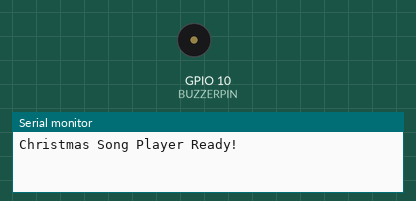
Bench run of a program on a simulated ESP32-C3. Shown: buzzer (waves = sounding), the last lines printed to the serial monitor. Random numbers use the default seed unless the program sets one.

Above: at 0.0 s.
At 3.1 s:
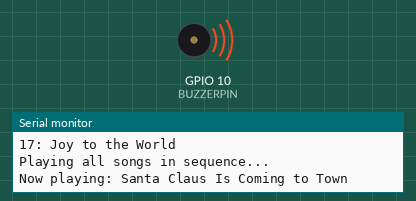
Timing chart, 0 to 40.0 s (numbered marks = the images above):
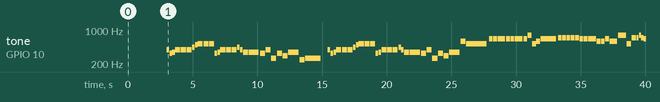

Measured:
- by itself, tone on GPIO 10 (BUZZERPIN): plays 392 Hz for 0.20 s, 330 Hz for 0.20 s, 349 Hz for 0.20 s, 392 Hz for 0.39 s, 392 Hz for 0.39 s, 392 Hz for 0.39 s … (88 notes in this stretch)

The program:

main.cpp
```cpp
#include <Arduino.h>
#include "christmas_songs.h"

#define BUZZERPIN 10

// Function declarations
void playMusic(const int16_t melody[], uint16_t numNotes, uint16_t songTempo);
void playSong(ChristmasSong song);
void playRandomSong();

// Global variables
int currentSongIndex = 0;
unsigned long lastPlayTime = 0;
const unsigned long SONG_INTERVAL = 3000; // 3 seconds between songs

void setup() {
  pinMode(BUZZERPIN, OUTPUT);
  Serial.begin(115200);

  Serial.println("Christmas Song Player Ready!");
  Serial.println("Available songs:");
  for (int i = 0; i < NUM_CHRISTMAS_SONGS; i++) {
    Serial.print(i);
    Serial.print(": ");
    Serial.println(songNames[i]);
  }
  Serial.println("\nPlaying all songs in sequence...");
}

void loop() {
  unsigned long currentTime = millis();

  if (currentTime - lastPlayTime >= SONG_INTERVAL) {
    // Play current song
    Song currentSong = getSongByIndex(currentSongIndex);

    Serial.print("Now playing: ");
    Serial.println(currentSong.name);

    playMusic(currentSong.melody, currentSong.size, currentSong.baseTempo);

    // Move to next song
    currentSongIndex++;
    if (currentSongIndex >= NUM_CHRISTMAS_SONGS) {
      currentSongIndex = 0;
      Serial.println("\n--- Starting playlist over ---\n");
    }

    lastPlayTime = currentTime;
  }
}

void playMusic(const int16_t melody[], uint16_t numNotes, uint16_t songTempo) {
  uint16_t wholeNote = (60000 * 4) / songTempo;
  uint16_t noteDuration;
  int8_t noteType;

  for (uint16_t i = 0; i < numNotes * 2; i += 2) {
    noteType = pgm_read_word(&melody[i + 1]);
    if (noteType > 0) {
      noteDuration = wholeNote / noteType;
    }
    else {
      noteDuration = wholeNote / abs(noteType) * 1.5;
    }
    tone(BUZZERPIN, pgm_read_word(&melody[i]), noteDuration * 0.9);
    delay(noteDuration);
    noTone(BUZZERPIN);
  }
}

void playSong(ChristmasSong song) {
  Song songData = getSongData(song);
  Serial.print("Playing: ");
  Serial.println(songData.name);
  playMusic(songData.melody, songData.size, songData.baseTempo);
}

void playRandomSong() {
  int randomIndex = random(0, NUM_CHRISTMAS_SONGS);
  Song randomSong = getSongByIndex(randomIndex);
  Serial.print("Random song: ");
  Serial.println(randomSong.name);
  playMusic(randomSong.melody, randomSong.size, randomSong.baseTempo);
}

// Alternative loop for playing specific songs
void playSpecificSongs() {
  // Example: Play only a few favorite songs
  ChristmasSong favorites[] = {
    SANTA_CLAUS_IS_COMIN,
    JINGLE_BELLS,
    SILENT_NIGHT,
    WE_WISH_YOU_A_MERRY_CHRISTMAS
  };

  for (int i = 0; i < 4; i++) {
    playSong(favorites[i]);
    delay(2000);
  }
}
```

pitches.h
```cpp
/*************************************************
 * Public Constants
 *************************************************/

#define NOTE_B0  31
#define NOTE_C1  33
#define NOTE_CS1 35
#define NOTE_D1  37
#define NOTE_DS1 39
#define NOTE_E1  41
#define NOTE_F1  44
#define NOTE_FS1 46
#define NOTE_G1  49
#define NOTE_GS1 52
#define NOTE_A1  55
#define NOTE_AS1 58
#define NOTE_B1  62
#define NOTE_C2  65
#define NOTE_CS2 69
#define NOTE_D2  73
#define NOTE_DS2 78
#define NOTE_E2  82
#define NOTE_F2  87
#define NOTE_FS2 93
#define NOTE_G2  98
#define NOTE_GS2 104
#define NOTE_A2  110
#define NOTE_AS2 117
#define NOTE_B2  123
#define NOTE_C3  131
#define NOTE_CS3 139
#define NOTE_D3  147
#define NOTE_DS3 156
#define NOTE_E3  165
#define NOTE_F3  175
#define NOTE_FS3 185
#define NOTE_G3  196
#define NOTE_GS3 208
#define NOTE_A3  220
#define NOTE_AS3 233
#define NOTE_B3  247
#define NOTE_C4  262
#define NOTE_CS4 277
#define NOTE_D4  294
#define NOTE_DS4 311
#define NOTE_E4  330
#define NOTE_F4  349
#define NOTE_FS4 370
#define NOTE_G4  392
#define NOTE_GS4 415
#define NOTE_A4  440
#define NOTE_AS4 466
#define NOTE_B4  494
#define NOTE_C5  523
#define NOTE_CS5 554
#define NOTE_D5  587
#define NOTE_DS5 622
#define NOTE_E5  659
#define NOTE_F5  698
#define NOTE_FS5 740
#define NOTE_G5  784
#define NOTE_GS5 831
#define NOTE_A5  880
#define NOTE_AS5 932
#define NOTE_B5  988
#define NOTE_C6  1047
#define NOTE_CS6 1109
#define NOTE_D6  1175
#define NOTE_DS6 1245
#define NOTE_E6  1319
#define NOTE_F6  1397
#define NOTE_FS6 1480
#define NOTE_G6  1568
#define NOTE_GS6 1661
#define NOTE_A6  1760
#define NOTE_AS6 1865
#define NOTE_B6  1976
#define NOTE_C7  2093
#define NOTE_CS7 2217
#define NOTE_D7  2349
#define NOTE_DS7 2489
#define NOTE_E7  2637
#define NOTE_F7  2794
#define NOTE_FS7 2960
#define NOTE_G7  3136
#define NOTE_GS7 3322
#define NOTE_A7  3520
#define NOTE_AS7 3729
#define NOTE_B7  3951
#define NOTE_C8  4186
#define NOTE_CS8 4435
#define NOTE_D8  4699
#define NOTE_DS8 4978
 
```

Source omitted: christmas_songs.h (20052 bytes)
